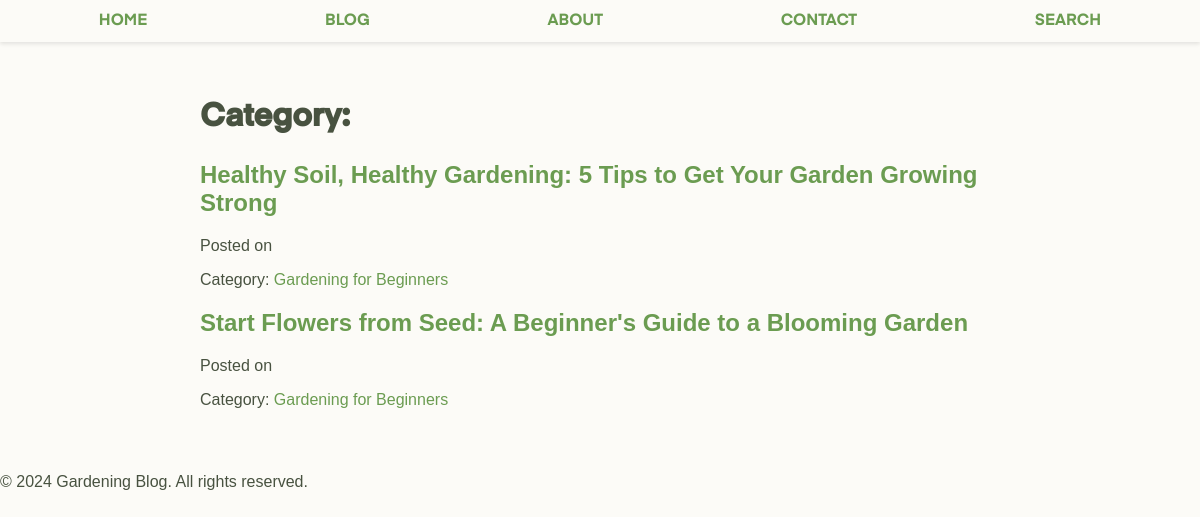
Page /category/gardening-for-beginners on the committed database.
### models.py (models this page shows, shortened)
class Post(db.Model):
    id = db.Column(db.Integer, primary_key=True)
    title = db.Column(db.String(100), nullable=False)
    content = db.Column(db.Text, nullable=False)
    author = db.Column(db.String(50), nullable=False)
    date_posted = db.Column(db.DateTime, nullable=False, default=datetime.utcnow)
    category_id = db.Column(db.Integer, db.ForeignKey('category.id'), nullable=False)
    featured_image = db.Column(db.String(200))
    status = db.Column(db.String(20), nullable=False, default='draft')
    comments = db.relationship('Comment', backref='post', lazy='dynamic')
    slug = db.Column(db.String(100), unique=True, nullable=False)
    tags = db.Column(db.String, nullable=False)  # Using string for tags

class Category(db.Model):
    id = db.Column(db.Integer, primary_key=True)
    name = db.Column(db.String(100), nullable=False, unique=True)
    slug = db.Column(db.String(100), nullable=False, unique=True)
    posts = db.relationship('Post', backref='category', lazy=True)

### app.py (the view)
@app.route('/category/<category_slug>')
def category(category_slug):
    app.logger.debug(f'Category page accessed: {category_slug}')
    category = Category.query.filter_by(slug=category_slug).first_or_404()
    posts = category.posts
    return render_template('category.html', category=category, posts=posts)

### templates/category.html (shortened to what this page needs)
<!DOCTYPE html>
<html>
<head>
    <link rel="stylesheet" href="{{ url_for('static', filename='css/styles.css') }}">
</head>
<body>
    <header>
        <nav>
            <ul>
                <li><a href="{{ url_for('home') }}">HOME</a></li>
                <li><a href="{{ url_for('blog') }}">BLOG</a></li>
                <li><a href="{{ url_for('about') }}">ABOUT</a></li>
                <li><a href="{{ url_for('contact') }}">CONTACT</a></li>
                <li><a href="{{ url_for('search') }}">SEARCH</a></li>
            </ul>
        </nav>
    </header>
    <main>
        <h1>Category: {{ category_name }}</h1>
        {% if posts %}
        <div class="blog-posts">
            {% for post in posts %}
            <article class="blog-post">
                <h2><a href="{{ url_for('post', post_slug=post.slug) }}">{{ post.title }}</a></h2>
                <p>Posted on {{ post.date }}</p>
                <p>Category: <a href="{{ url_for('category', category_slug=post.category.slug) }}">{{ post.category.name }}</a></p>
            </article>
            {% endfor %}
        </div>
        {% else %}
        <p>No blog posts available in this category yet.</p>
        {% endif %}
    </main>
    <footer>
        <p>&copy; 2024 Gardening Blog. All rights reserved.</p>
    </footer>
</body>
</html>

### static/css/styles.css (style rules this page uses)
body, ul { margin: 0; padding: 0; background-color: #FCFBF7; color: #485240; }
header { background-color: #FCFBF7; padding: 10px; box-shadow: 0 2px 4px rgba(0, 0, 0, 0.1); }
nav ul { list-style-type: none; display: flex; justify-content: space-around; }
nav a { color: #485240; text-decoration: none; }
main { max-width: 800px; margin: 0 auto; padding: 2rem; }
nav { font-family: 'Eina', Arial, sans-serif !important; }
h1 { font-family: 'Eina', sans-serif !important; }
.blog-post h2 a { font-family: 'Linotype', sans-serif; }
p { font-family: 'TT', sans-serif; }
a:link { color: #6b9c51; text-decoration: none; }

### rows in the picture
Post: title "Healthy Soil, Healthy Gardening: 5 Tips to Get Your Garden Growing Strong", category.name "Gardening for Beginners"
Post: title "Start Flowers from Seed: A Beginner's Guide to a Blooming Garden", category.name "Gardening for Beginners"
